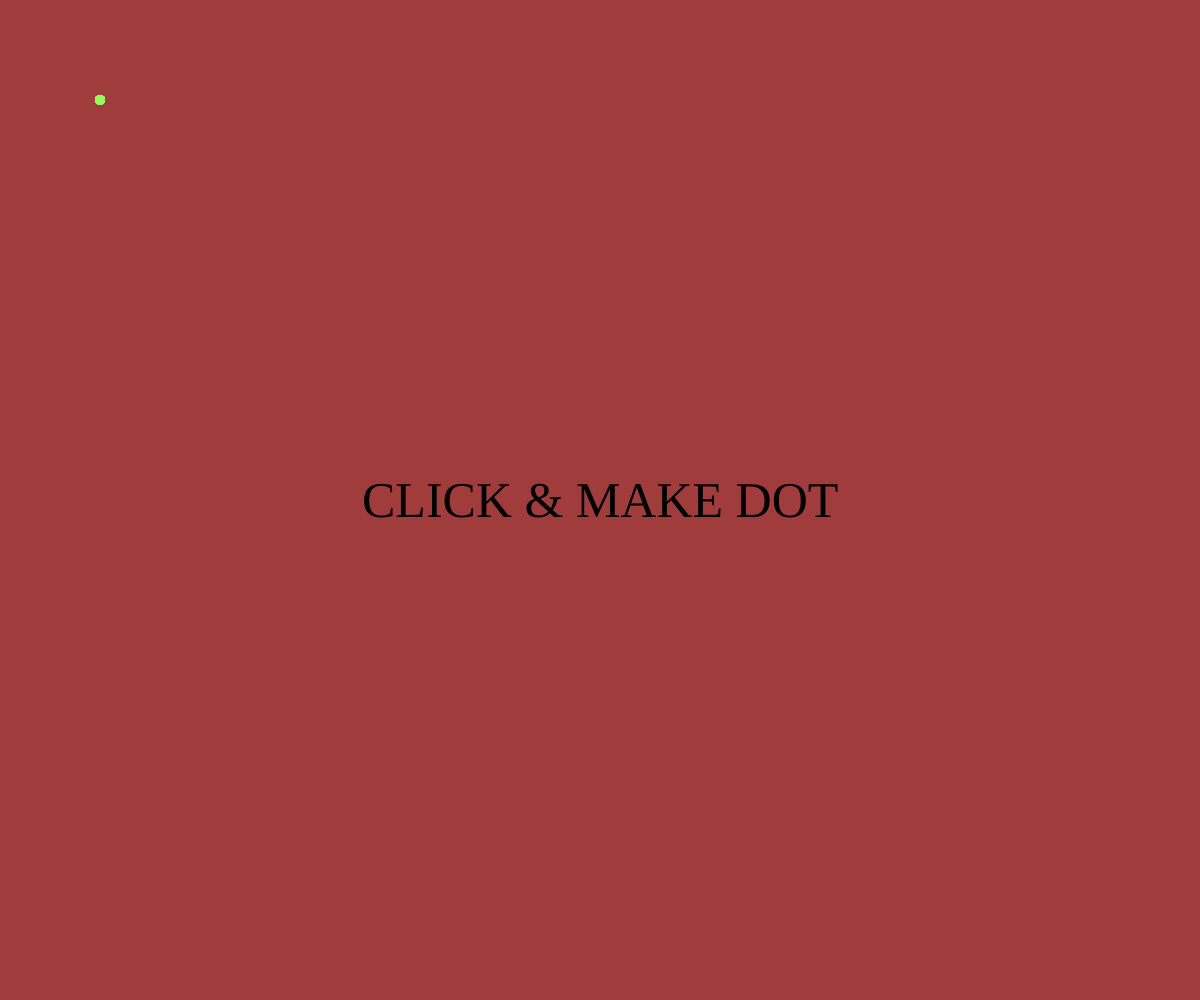
Frame 1 (no input)
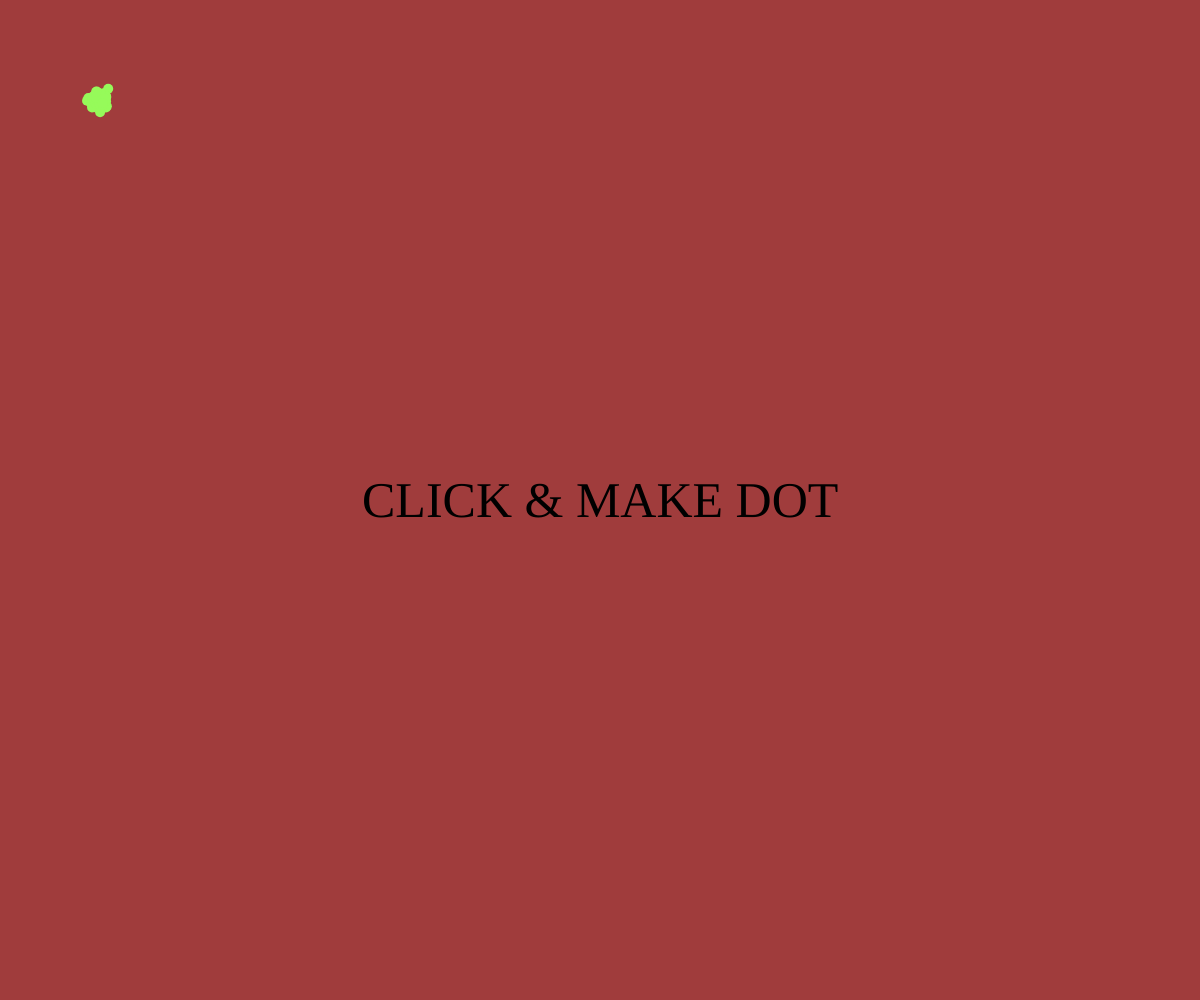
Frame 60 (no input)
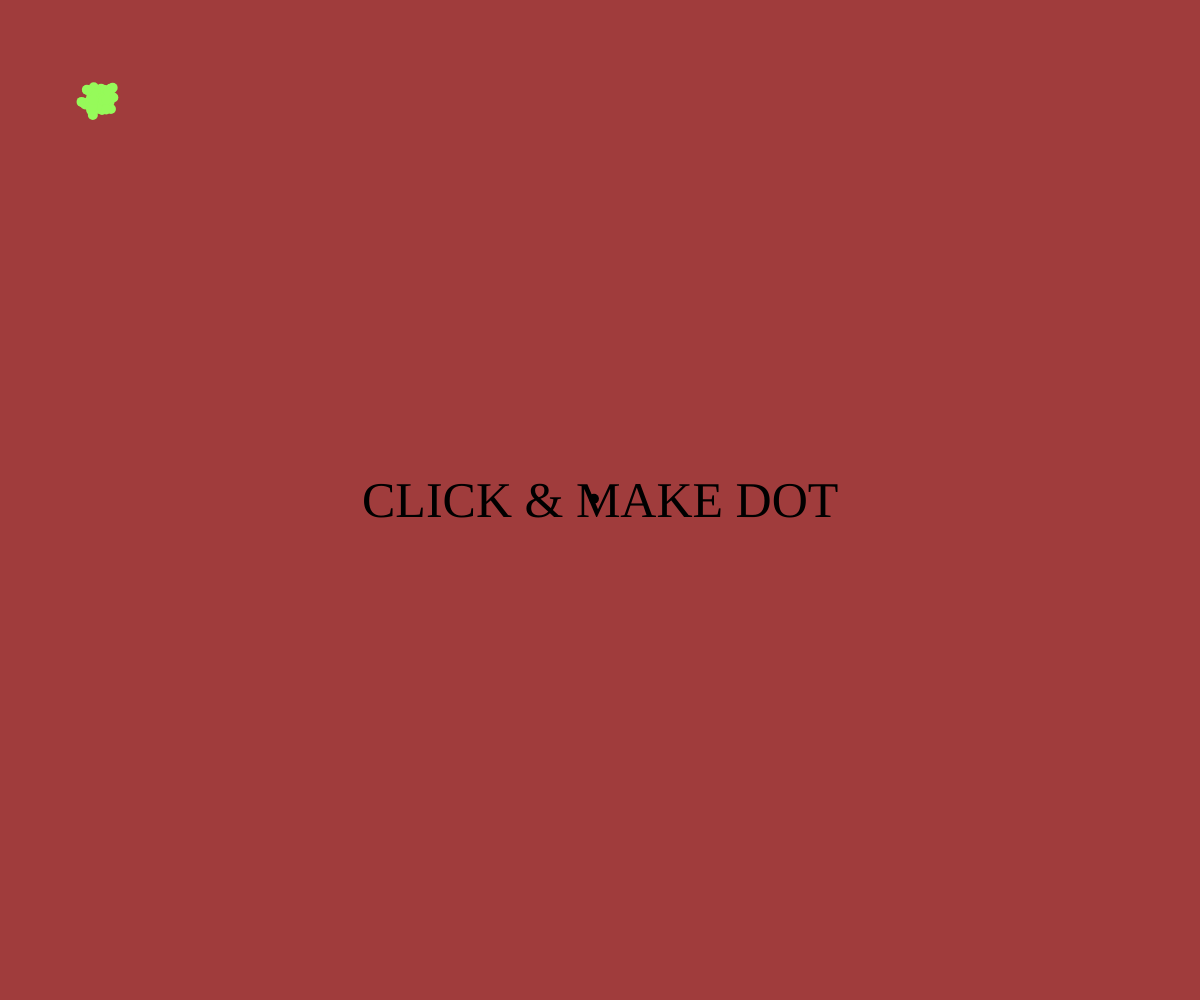
Frame 120 (the mouse pressed at the canvas centre since frame 60)

The p5.js sketch that drew these frames (run headless with seeded random() and noise() and a simulated clock; from frame 60 on, the mouse is pressed at the canvas centre):

// p5.js sketch
// ── sketch.js

// create mouseX , mouseY particle ;


let circle =[];  
let ciecle2 = [] ;

function setup() {
	createCanvas(windowWidth,windowHeight);
	//create by function construture
	for (let i = 0 ; i < 100 ; i++){
	 circle[i] = new Circle(100,100) ; 

	}
	let apple = createDiv("CLICK & MAKE DOT")
	apple.style("font-size","50px");
	apple.center();
}	
 
 function mousePressed(){
 	let b = new Circle2(mouseX ,mouseY);
 	circle.push(b);

 }

function draw() {
	//bg 
	background(160,60,60);
	//ellipse
	for( let i = 0 ; i < circle.length ; i++){
	circle[i].show();
	circle[i].move();
	}
}

function Circle (postx ,posty ) {
	this.x = postx; 
	this.y = posty;
	this.r = 10 ;

	this.move=function (){
		this.x +=  random(-1,1);
		this.y +=  random(-1,1);
	}

	this.show = function (){
		noStroke();
		fill(150,250,90);		
		ellipse(this.x,this.y,this.r,this.r);
	}
}

function Circle2 (postx ,posty ) {
	this.x = postx; 
	this.y = posty;
	this.r = 10 ;

	this.move=function (){
		this.x +=  random(-1,1);
		this.y +=  random(-1,1);
	}

	this.show = function (){
		noStroke();
		fill(0);		
		ellipse(this.x,this.y,this.r,this.r);
	}
}	
